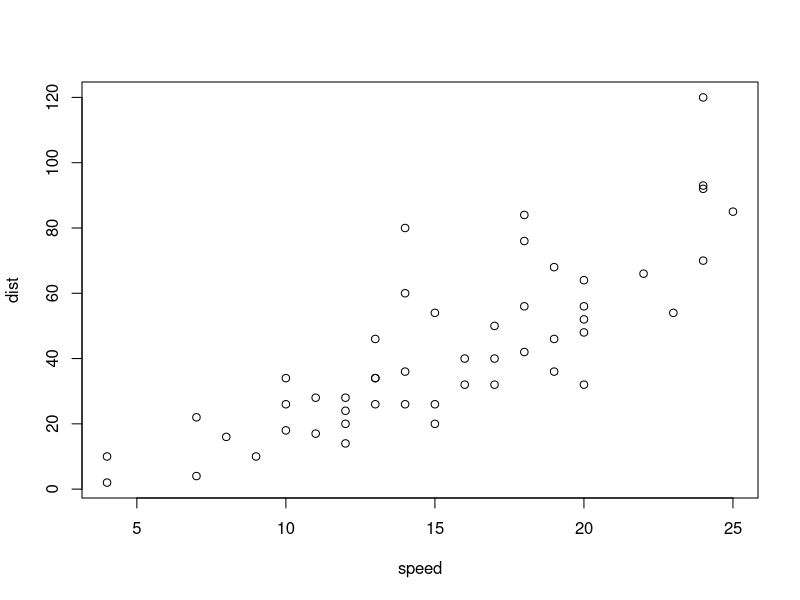
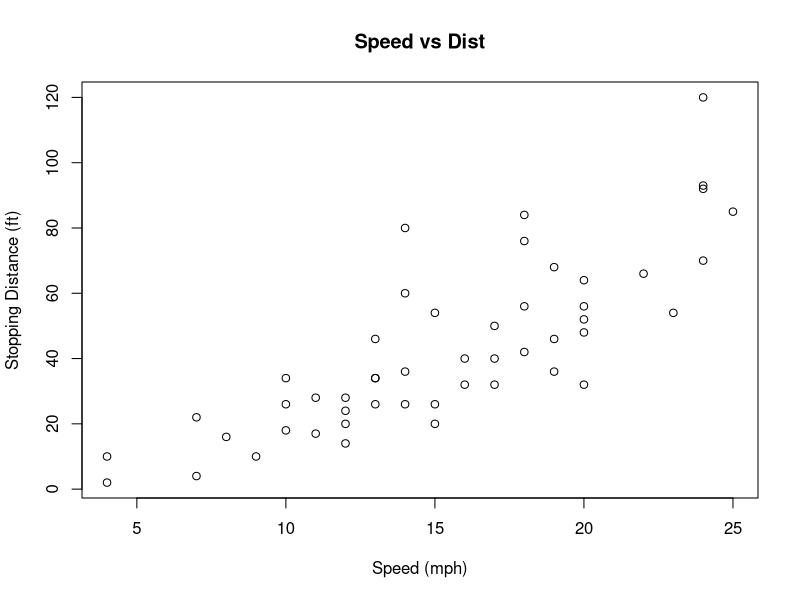
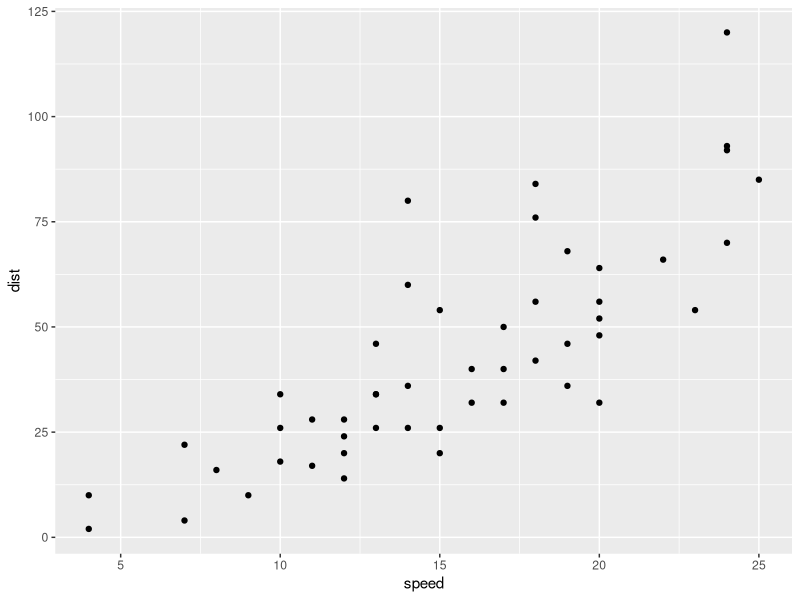
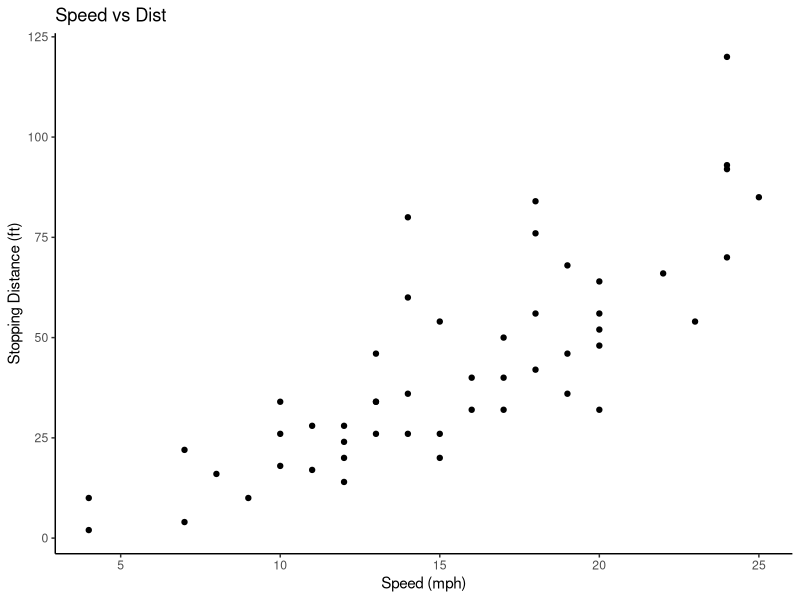

The R script that drew these images, in order:
## ---- chunk 1
knitr::opts_chunk$set(echo = TRUE)
## ---- chunk 2

1 + 5 
10 - 5 
10 * 5
10 / 2 

## ---- chunk 3

1:10

sum(1:100)

mean(c(1, 5, 10, 15))

median(c(1, 10, 15, 20))

min(2, 4, 5 , 7, 55, 102)

max(1, 1, 1, 2, 2, 5, 5, 5, 5)
## ---- chunk 4
x <- c("asfef", "qwerty", "yuiop[", "b", "stuff.blah.yech")


Mode <- \(x) names(sort(-table(x)))[1] |> as.numeric()


Mode(c(5, 3, 5, 3, 3, 3, 1, 3, 4, 3, 5, 4, 1, 2, 1, 2, 2, 4, 5, 4, 4, 4))

## ---- chunk 5

## Your first R plot

# without labels
plot(cars)

# with labels
plot(cars, main = "Speed vs Dist", 
     xlab = "Speed (mph)", 
     ylab = "Stopping Distance (ft)")


## first ggplot2 plot

# install.packages("ggplot2")

library(ggplot2)


## without labels
ggplot(cars, aes(x = speed, y = dist)) +
  geom_point()


# with labels
ggplot(cars, aes(x = speed, y = dist)) +
  geom_point() +
  labs(x = "Speed (mph)", y = "Stopping Distance (ft)",
       title = "Speed vs Dist") +
  theme_classic() 




